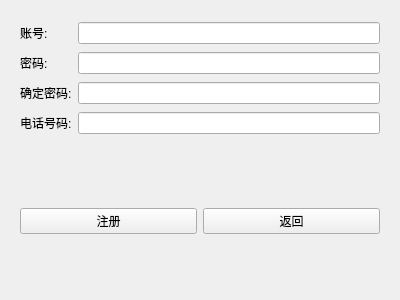
<?xml version="1.0" encoding="UTF-8"?>
<ui version="4.0">
 <class>Regist</class>
 <widget class="QWidget" name="Regist">
  <property name="geometry">
   <rect>
    <x>0</x>
    <y>0</y>
    <width>400</width>
    <height>300</height>
   </rect>
  </property>
  <property name="windowTitle">
   <string>Form</string>
  </property>
  <layout class="QVBoxLayout" name="verticalLayout">
   <item>
    <widget class="QWidget" name="widget" native="true">
     <layout class="QGridLayout" name="gridLayout">
      <item row="0" column="1">
       <widget class="QLineEdit" name="lineUser"/>
      </item>
      <item row="1" column="0">
       <widget class="QLabel" name="label_2">
        <property name="text">
         <string>密码:</string>
        </property>
       </widget>
      </item>
      <item row="3" column="1">
       <widget class="QLineEdit" name="linePasswd_1"/>
      </item>
      <item row="0" column="0">
       <widget class="QLabel" name="label">
        <property name="text">
         <string>账号:</string>
        </property>
       </widget>
      </item>
      <item row="3" column="0">
       <widget class="QLabel" name="label_3">
        <property name="text">
         <string>确定密码:</string>
        </property>
       </widget>
      </item>
      <item row="1" column="1">
       <widget class="QLineEdit" name="linePasswd">
        <property name="dragEnabled">
         <bool>false</bool>
        </property>
       </widget>
      </item>
      <item row="4" column="0">
       <widget class="QLabel" name="label_4">
        <property name="text">
         <string>电话号码:</string>
        </property>
       </widget>
      </item>
      <item row="4" column="1">
       <widget class="QLineEdit" name="linePhone"/>
      </item>
     </layout>
    </widget>
   </item>
   <item>
    <widget class="QWidget" name="widget_2" native="true">
     <layout class="QHBoxLayout" name="horizontalLayout">
      <item>
       <widget class="QPushButton" name="btnReg">
        <property name="text">
         <string>注册</string>
        </property>
       </widget>
      </item>
      <item>
       <widget class="QPushButton" name="btnReturn">
        <property name="text">
         <string>返回</string>
        </property>
       </widget>
      </item>
     </layout>
    </widget>
   </item>
  </layout>
 </widget>
 <resources/>
 <connections/>
</ui>
